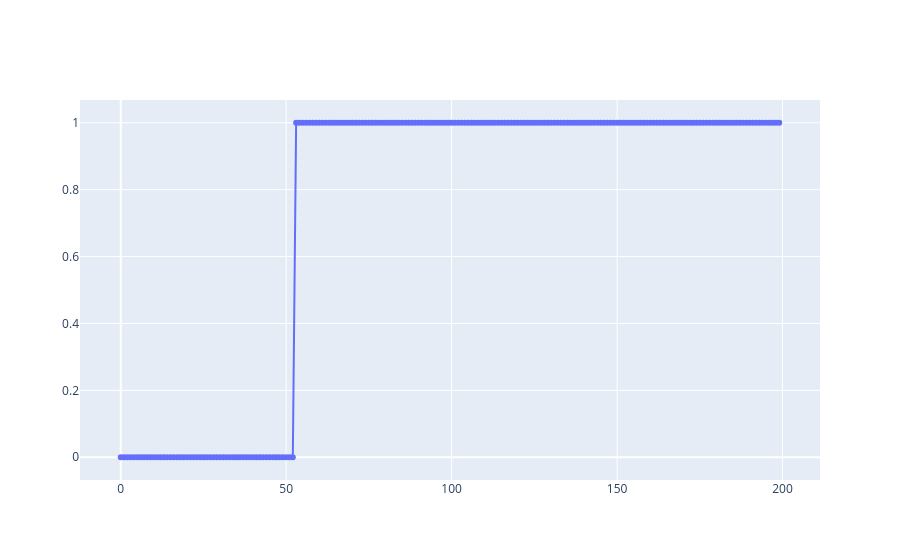
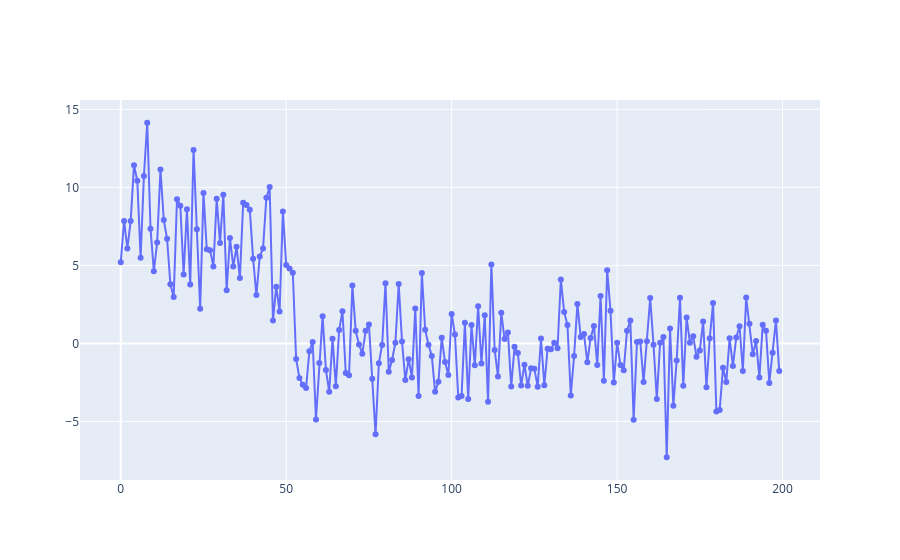
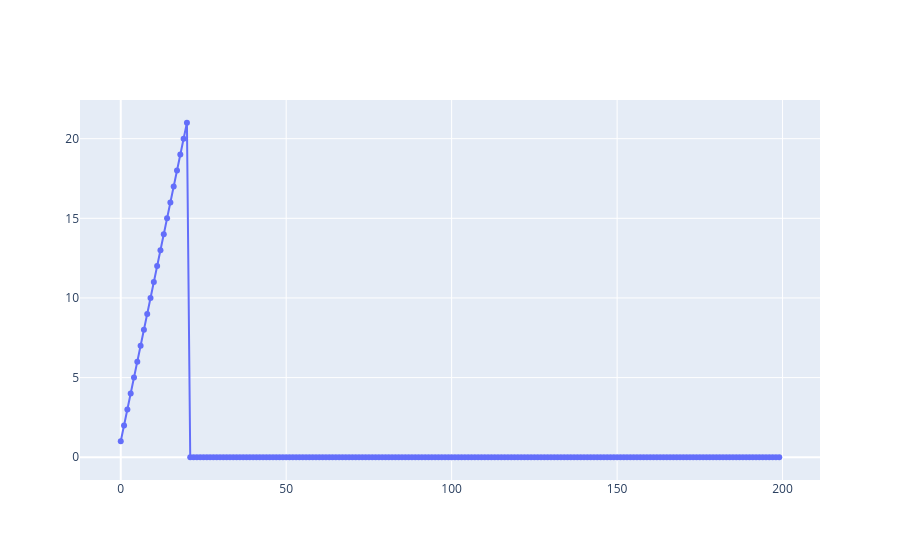

Source (notebook cell) for these figures, in order:
### Code cell
# We start with the assumption of no history, i.e. only run length of zero is assumed.
run_length_model = RunLengthModel([0], 
                                  [NormalInverseGamma(mu_prior, sigma_prior, n_prior, mu_prior)],
                                  [1.0],
                                  NormalInverseGamma(mu_prior, sigma_prior, n_prior, mu_prior))

modus_lengths = []
for i_step in range(n_step):
    run_length_model.grow(samples[i_step])
    modus_run_length = max(zip(run_length_model.run_length_distribution.domain, run_length_model.run_length_distribution.pmf), key=lambda item: item[1])
    modus_lengths.append(modus_run_length[0])
    

fig_obj = go.Figure()
fig_obj.add_trace(go.Scatter(y=chain, mode="markers+lines", name="True state"))
fig_obj.show()

fig_obj = go.Figure()
fig_obj.add_trace(go.Scatter(y=samples, mode="markers+lines", name="Samples"))
fig_obj.show()

fig_obj = go.Figure()
fig_obj.add_trace(go.Scatter(y=modus_lengths, mode="markers+lines", name="Modus run length values"))
fig_obj.show()

### Figure 1 — Plotly figure (JSON) as saved in the notebook; plotly's stock layout.template omitted (floating-point values rounded to 4 significant figures; data arrays with more than 128 entries replaced by an {"elided": "..."} marker saying what was removed)
{"data": [{"mode": "markers+lines", "name": "True state", "type": "scatter", "y": {"elided": "200 int values"}}], "layout": {}}

### Figure 2 — Plotly figure (JSON) as saved in the notebook; plotly's stock layout.template omitted (floating-point values rounded to 4 significant figures; data arrays with more than 128 entries replaced by an {"elided": "..."} marker saying what was removed)
{"data": [{"mode": "markers+lines", "name": "Samples", "type": "scatter", "y": {"elided": "200 float values"}}], "layout": {}}

### Figure 3 — Plotly figure (JSON) as saved in the notebook; plotly's stock layout.template omitted (floating-point values rounded to 4 significant figures; data arrays with more than 128 entries replaced by an {"elided": "..."} marker saying what was removed)
{"data": [{"mode": "markers+lines", "name": "Modus run length values", "type": "scatter", "y": {"elided": "200 int values"}}], "layout": {}}
